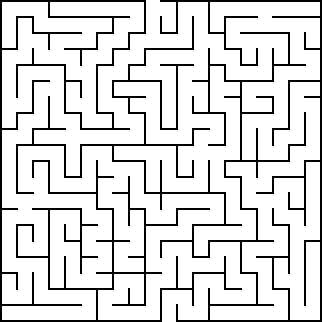
%> input picture laberinto3.png, 322 x 322 px
$ octave Navegacion.m   (GNU Octave 9; MATLAB toolbox functions it lacks are replaced by stand-ins)
%> lines starting %> are read from the running program, lines starting %| are printed output that depends on the picture
clc
close all, clear all

im_in = imread('laberinto3.png');
%> im_in is the input picture: size 322x322x3 uint8; 86.4% white; black in thin lines or dots

im_bw = im2bw(rgb2gray(im_in));
%> im_bw: size 322x322 logical; 86.4% white; black in thin lines or dots

im_skel = bwmorph(im_bw,'skel',Inf);
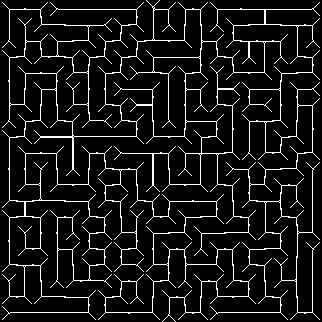
%> im_skel: size 322x322 logical; 8.4% white in thin lines or dots

im_caminos = bitand(im_bw,imcomplement(im_skel));
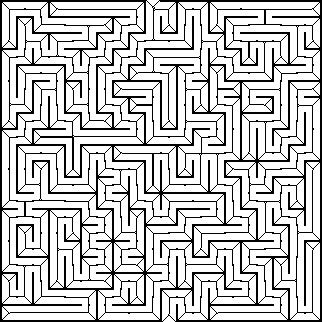
%> im_caminos: size 322x322 logical; 78% white; black in thin lines or dots

% [5 lines of commented-out code are left out]
dimen = size(im_bw);
%> dimen = [322 322]

pxy = [0,0];

pbranch = [0,0];

% im_endpoints = bwmorph(im_skel,'endpoints');
im_branchpoint= bwmorph(im_skel,'branchpoints');
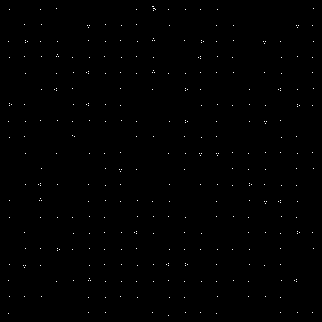
%> im_branchpoint: size 322x322 logical; 0.33% white in thin lines or dots
% [7 lines of commented-out code are left out]

for(i=1:dimen(1))
%> the run ends on the next line
   [p,im_skel]=endpoint(im_skel,im_branchpoint);
% [129 lines not run here, left out]
function [pend,imagen]=endpoint(imagen,img_branch)
pend = [0,0];
dimen = size(imagen);
im_endpoints = bwmorph(imagen,'endpoints');
    for R = 1:dimen(1)
        for C = 1:dimen(2)
                    if  (im_endpoints(R,C)==1 & im_endpoints(R,C)~=img_branch(R,C))
                         pend = [pend; R,C];
                         imagen(R,C)=0;
                    end
        end
    end
end
